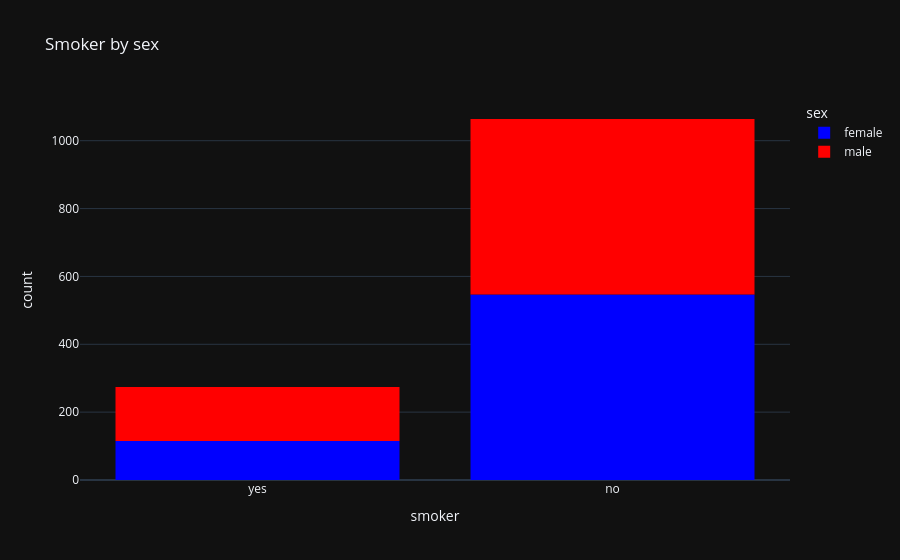

Write notebook code for a chart like this one.
### Code cell
fig = px.histogram(
    df,
    x='smoker',
    color="sex",
    color_discrete_sequence=["blue", "red"],
    title="Smoker by sex"
)
fig.show()

### Figure 1 — Plotly figure (JSON) as saved in the notebook; plotly's stock layout.template omitted (floating-point values rounded to 4 significant figures; data arrays with more than 128 entries replaced by an {"elided": "..."} marker saying what was removed)
{"data": [{"bingroup": "x", "hovertemplate": "sex=female<br>smoker=%{x}<br>count=%{y}<extra></extra>", "legendgroup": "female", "marker": {"color": "blue", "pattern": {"shape": ""}}, "name": "female", "orientation": "v", "showlegend": true, "x": {"elided": "662 str values"}, "xaxis": "x", "yaxis": "y", "type": "histogram"}, {"bingroup": "x", "hovertemplate": "sex=male<br>smoker=%{x}<br>count=%{y}<extra></extra>", "legendgroup": "male", "marker": {"color": "red", "pattern": {"shape": ""}}, "name": "male", "orientation": "v", "showlegend": true, "x": {"elided": "676 str values"}, "xaxis": "x", "yaxis": "y", "type": "histogram"}], "layout": {"xaxis": {"anchor": "y", "domain": [0.0, 1.0], "title": {"text": "smoker"}}, "yaxis": {"anchor": "x", "domain": [0.0, 1.0], "title": {"text": "count"}}, "legend": {"title": {"text": "sex"}, "tracegroupgap": 0}, "title": {"text": "Smoker by sex"}, "barmode": "relative"}}
